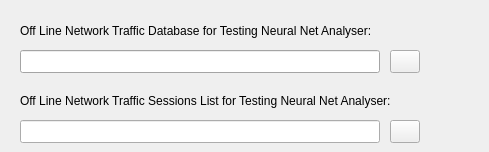
   <widget class="QWidget" name="widget">
    <property name="name" stdset="0">
     <cstring>tab</cstring>
    </property>
    <attribute name="title">
     <string>Test Data</string>
    </attribute>
    <widget class="QLabel" name="label">
     <property name="geometry">
      <rect>
       <x>20</x>
       <y>20</y>
       <width>440</width>
       <height>21</height>
      </rect>
     </property>
     <property name="text">
      <string>Off Line Network Traffic Database for Testing Neural Net Analyser:</string>
     </property>
     <property name="name" stdset="0">
      <cstring>lblTestFile</cstring>
     </property>
    </widget>
    <widget class="QLabel" name="label">
     <property name="geometry">
      <rect>
       <x>20</x>
       <y>90</y>
       <width>460</width>
       <height>21</height>
      </rect>
     </property>
     <property name="text">
      <string>Off Line Network Traffic Sessions List for Testing Neural Net Analyser:</string>
     </property>
     <property name="name" stdset="0">
      <cstring>lblTestSessionFile</cstring>
     </property>
    </widget>
    <widget class="QToolButton" name="toolButton">
     <property name="geometry">
      <rect>
       <x>390</x>
       <y>50</y>
       <width>30</width>
       <height>23</height>
      </rect>
     </property>
     <property name="focusPolicy">
      <enum>Qt::TabFocus</enum>
     </property>
     <property name="text">
      <string/>
     </property>
     <property name="name" stdset="0">
      <cstring>btmOpenTestFile</cstring>
     </property>
     <property name="iconSet" stdset="0">
      <iconset>
       <normaloff>FileOpen_Small.png</normaloff>FileOpen_Small.png</iconset>
     </property>
    </widget>
    <widget class="QToolButton" name="toolButton">
     <property name="geometry">
      <rect>
       <x>390</x>
       <y>120</y>
       <width>30</width>
       <height>23</height>
      </rect>
     </property>
     <property name="focusPolicy">
      <enum>Qt::TabFocus</enum>
     </property>
     <property name="text">
      <string/>
     </property>
     <property name="name" stdset="0">
      <cstring>btmOpenTestSessionFile</cstring>
     </property>
     <property name="iconSet" stdset="0">
      <iconset>
       <normaloff>FileOpen_Small.png</normaloff>FileOpen_Small.png</iconset>
     </property>
    </widget>
    <widget class="QLineEdit" name="lineEdit">
     <property name="geometry">
      <rect>
       <x>20</x>
       <y>50</y>
       <width>360</width>
       <height>23</height>
      </rect>
     </property>
     <property name="palette">
      <palette>
       <active>
        <colorrole role="WindowText">
         <brush brushstyle="SolidPattern">
          <color alpha="255">
           <red>0</red>
           <green>0</green>
           <blue>0</blue>
          </color>
         </brush>
        </colorrole>
        <colorrole role="Button">
         <brush brushstyle="SolidPattern">
          <color alpha="255">
           <red>0</red>
           <green>0</green>
           <blue>0</blue>
          </color>
         </brush>
        </colorrole>
        <colorrole role="Light">
         <brush brushstyle="SolidPattern">
          <color alpha="255">
           <red>0</red>
           <green>0</green>
           <blue>0</blue>
          </color>
         </brush>
        </colorrole>
        <colorrole role="Midlight">
         <brush brushstyle="SolidPattern">
          <color alpha="255">
           <red>0</red>
           <green>0</green>
           <blue>0</blue>
          </color>
         </brush>
        </colorrole>
        <colorrole role="Dark">
         <brush brushstyle="SolidPattern">
          <color alpha="255">
           <red>0</red>
           <green>0</green>
           <blue>0</blue>
          </color>
         </brush>
        </colorrole>
        <colorrole role="Mid">
         <brush brushstyle="SolidPattern">
          <color alpha="255">
           <red>0</red>
           <green>0</green>
           <blue>0</blue>
          </color>
         </brush>
        </colorrole>
        <colorrole role="Text">
         <brush brushstyle="SolidPattern">
          <color alpha="255">
           <red>0</red>
           <green>0</green>
           <blue>0</blue>
          </color>
         </brush>
        </colorrole>
        <colorrole role="BrightText">
         <brush brushstyle="SolidPattern">
          <color alpha="255">
           <red>255</red>
           <green>255</green>
           <blue>255</blue>
          </color>
         </brush>
        </colorrole>
        <colorrole role="ButtonText">
         <brush brushstyle="SolidPattern">
          <color alpha="255">
           <red>0</red>
           <green>0</green>
           <blue>0</blue>
          </color>
         </brush>
        </colorrole>
        <colorrole role="Base">
         <brush brushstyle="SolidPattern">
          <color alpha="255">
           <red>255</red>
           <green>255</green>
           <blue>255</blue>
          </color>
         </brush>
        </colorrole>
        <colorrole role="Window">
         <brush brushstyle="SolidPattern">
          <color alpha="255">
           <red>230</red>
           <green>230</green>
           <blue>230</blue>
          </color>
         </brush>
        </colorrole>
        <colorrole role="Shadow">
         <brush brushstyle="SolidPattern">
          <color alpha="255">
           <red>0</red>
           <green>0</green>
           <blue>0</blue>
          </color>
         </brush>
        </colorrole>
        <colorrole role="Highlight">
         <brush brushstyle="SolidPattern">
          <color alpha="255">
           <red>0</red>
           <green>0</green>
           <blue>128</blue>
          </color>
         </brush>
        </colorrole>
        <colorrole role="HighlightedText">
         <brush brushstyle="SolidPattern">
          <color alpha="255">
           <red>255</red>
           <green>255</green>
           <blue>255</blue>
          </color>
         </brush>
        </colorrole>
        <colorrole role="Link">
         <brush brushstyle="SolidPattern">
          <color alpha="255">
           <red>0</red>
           <green>0</green>
           <blue>0</blue>
          </color>
         </brush>
        </colorrole>
        <colorrole role="LinkVisited">
         <brush brushstyle="SolidPattern">
          <color alpha="255">
           <red>0</red>
           <green>0</green>
           <blue>0</blue>
          </color>
         </brush>
        </colorrole>
       </active>
       <inactive>
        <colorrole role="WindowText">
         <brush brushstyle="SolidPattern">
          <color alpha="255">
           <red>0</red>
           <green>0</green>
           <blue>0</blue>
          </color>
         </brush>
        </colorrole>
        <colorrole role="Button">
         <brush brushstyle="SolidPattern">
          <color alpha="255">
           <red>0</red>
           <green>0</green>
           <blue>0</blue>
          </color>
         </brush>
        </colorrole>
        <colorrole role="Light">
         <brush brushstyle="SolidPattern">
          <color alpha="255">
           <red>0</red>
           <green>0</green>
           <blue>0</blue>
          </color>
         </brush>
        </colorrole>
        <colorrole role="Midlight">
         <brush brushstyle="SolidPattern">
          <color alpha="255">
           <red>0</red>
           <green>0</green>
           <blue>0</blue>
          </color>
         </brush>
        </colorrole>
        <colorrole role="Dark">
         <brush brushstyle="SolidPattern">
          <color alpha="255">
           <red>0</red>
           <green>0</green>
           <blue>0</blue>
          </color>
         </brush>
        </colorrole>
        <colorrole role="Mid">
         <brush brushstyle="SolidPattern">
          <color alpha="255">
           <red>0</red>
           <green>0</green>
           <blue>0</blue>
          </color>
         </brush>
        </colorrole>
        <colorrole role="Text">
         <brush brushstyle="SolidPattern">
          <color alpha="255">
           <red>0</red>
           <green>0</green>
           <blue>0</blue>
          </color>
         </brush>
        </colorrole>
        <colorrole role="BrightText">
         <brush brushstyle="SolidPattern">
          <color alpha="255">
           <red>255</red>
           <green>255</green>
           <blue>255</blue>
          </color>
         </brush>
        </colorrole>
        <colorrole role="ButtonText">
         <brush brushstyle="SolidPattern">
          <color alpha="255">
           <red>0</red>
           <green>0</green>
           <blue>0</blue>
          </color>
         </brush>
        </colorrole>
        <colorrole role="Base">
         <brush brushstyle="SolidPattern">
          <color alpha="255">
           <red>255</red>
           <green>255</green>
           <blue>255</blue>
          </color>
         </brush>
        </colorrole>
        <colorrole role="Window">
         <brush brushstyle="SolidPattern">
          <color alpha="255">
           <red>230</red>
           <green>230</green>
           <blue>230</blue>
          </color>
         </brush>
        </colorrole>
        <colorrole role="Shadow">
         <brush brushstyle="SolidPattern">
          <color alpha="255">
           <red>0</red>
           <green>0</green>
           <blue>0</blue>
          </color>
         </brush>
        </colorrole>
        <colorrole role="Highlight">
         <brush brushstyle="SolidPattern">
          <color alpha="255">
           <red>0</red>
           <green>0</green>
           <blue>128</blue>
          </color>
         </brush>
        </colorrole>
        <colorrole role="HighlightedText">
         <brush brushstyle="SolidPattern">
          <color alpha="255">
           <red>255</red>
           <green>255</green>
           <blue>255</blue>
          </color>
         </brush>
        </colorrole>
        <colorrole role="Link">
         <brush brushstyle="SolidPattern">
          <color alpha="255">
           <red>0</red>
           <green>0</green>
           <blue>192</blue>
          </color>
         </brush>
        </colorrole>
        <colorrole role="LinkVisited">
         <brush brushstyle="SolidPattern">
          <color alpha="255">
           <red>128</red>
           <green>0</green>
           <blue>128</blue>
          </color>
         </brush>
        </colorrole>
       </inactive>
       <disabled>
        <colorrole role="WindowText">
         <brush brushstyle="SolidPattern">
          <color alpha="255">
           <red>128</red>
           <green>128</green>
           <blue>128</blue>
          </color>
         </brush>
        </colorrole>
        <colorrole role="Button">
         <brush brushstyle="SolidPattern">
          <color alpha="255">
           <red>0</red>
           <green>0</green>
           <blue>0</blue>
          </color>
         </brush>
        </colorrole>
        <colorrole role="Light">
         <brush brushstyle="SolidPattern">
          <color alpha="255">
           <red>0</red>
           <green>0</green>
           <blue>0</blue>
          </color>
         </brush>
        </colorrole>
        <colorrole role="Midlight">
         <brush brushstyle="SolidPattern">
          <color alpha="255">
           <red>0</red>
           <green>0</green>
           <blue>0</blue>
          </color>
         </brush>
        </colorrole>
        <colorrole role="Dark">
         <brush brushstyle="SolidPattern">
          <color alpha="255">
           <red>0</red>
           <green>0</green>
           <blue>0</blue>
          </color>
         </brush>
        </colorrole>
        <colorrole role="Mid">
         <brush brushstyle="SolidPattern">
          <color alpha="255">
           <red>0</red>
           <green>0</green>
           <blue>0</blue>
          </color>
         </brush>
        </colorrole>
        <colorrole role="Text">
         <brush brushstyle="SolidPattern">
          <color alpha="255">
           <red>128</red>
           <green>128</green>
           <blue>128</blue>
          </color>
         </brush>
        </colorrole>
        <colorrole role="BrightText">
         <brush brushstyle="SolidPattern">
          <color alpha="255">
           <red>255</red>
           <green>255</green>
           <blue>255</blue>
          </color>
         </brush>
        </colorrole>
        <colorrole role="ButtonText">
         <brush brushstyle="SolidPattern">
          <color alpha="255">
           <red>128</red>
           <green>128</green>
           <blue>128</blue>
          </color>
         </brush>
        </colorrole>
        <colorrole role="Base">
         <brush brushstyle="SolidPattern">
          <color alpha="255">
           <red>255</red>
           <green>255</green>
           <blue>255</blue>
          </color>
         </brush>
        </colorrole>
        <colorrole role="Window">
         <brush brushstyle="SolidPattern">
          <color alpha="255">
           <red>230</red>
           <green>230</green>
           <blue>230</blue>
          </color>
         </brush>
        </colorrole>
        <colorrole role="Shadow">
         <brush brushstyle="SolidPattern">
          <color alpha="255">
           <red>0</red>
           <green>0</green>
           <blue>0</blue>
          </color>
         </brush>
        </colorrole>
        <colorrole role="Highlight">
         <brush brushstyle="SolidPattern">
          <color alpha="255">
           <red>0</red>
           <green>0</green>
           <blue>128</blue>
          </color>
         </brush>
        </colorrole>
        <colorrole role="HighlightedText">
         <brush brushstyle="SolidPattern">
          <color alpha="255">
           <red>255</red>
           <green>255</green>
           <blue>255</blue>
          </color>
         </brush>
        </colorrole>
        <colorrole role="Link">
         <brush brushstyle="SolidPattern">
          <color alpha="255">
           <red>0</red>
           <green>0</green>
           <blue>192</blue>
          </color>
         </brush>
        </colorrole>
        <colorrole role="LinkVisited">
         <brush brushstyle="SolidPattern">
          <color alpha="255">
           <red>128</red>
           <green>0</green>
           <blue>128</blue>
          </color>
         </brush>
        </colorrole>
       </disabled>
      </palette>
     </property>
     <property name="name" stdset="0">
      <cstring>txtTestFile</cstring>
     </property>
    </widget>
    <widget class="QLineEdit" name="lineEdit">
     <property name="geometry">
      <rect>
       <x>20</x>
       <y>120</y>
       <width>360</width>
       <height>23</height>
      </rect>
     </property>
     <property name="palette">
      <palette>
       <active>
        <colorrole role="WindowText">
         <brush brushstyle="SolidPattern">
          <color alpha="255">
           <red>0</red>
           <green>0</green>
           <blue>0</blue>
          </color>
         </brush>
        </colorrole>
        <colorrole role="Button">
         <brush brushstyle="SolidPattern">
          <color alpha="255">
           <red>0</red>
           <green>0</green>
           <blue>0</blue>
          </color>
         </brush>
        </colorrole>
        <colorrole role="Light">
         <brush brushstyle="SolidPattern">
          <color alpha="255">
           <red>0</red>
           <green>0</green>
           <blue>0</blue>
          </color>
         </brush>
        </colorrole>
        <colorrole role="Midlight">
         <brush brushstyle="SolidPattern">
          <color alpha="255">
           <red>0</red>
           <green>0</green>
           <blue>0</blue>
          </color>
         </brush>
        </colorrole>
        <colorrole role="Dark">
         <brush brushstyle="SolidPattern">
          <color alpha="255">
           <red>0</red>
           <green>0</green>
           <blue>0</blue>
          </color>
         </brush>
        </colorrole>
        <colorrole role="Mid">
         <brush brushstyle="SolidPattern">
          <color alpha="255">
           <red>0</red>
           <green>0</green>
           <blue>0</blue>
          </color>
         </brush>
        </colorrole>
        <colorrole role="Text">
         <brush brushstyle="SolidPattern">
          <color alpha="255">
           <red>0</red>
           <green>0</green>
           <blue>0</blue>
          </color>
         </brush>
        </colorrole>
        <colorrole role="BrightText">
         <brush brushstyle="SolidPattern">
          <color alpha="255">
           <red>255</red>
           <green>255</green>
           <blue>255</blue>
          </color>
         </brush>
        </colorrole>
        <colorrole role="ButtonText">
         <brush brushstyle="SolidPattern">
          <color alpha="255">
           <red>0</red>
           <green>0</green>
           <blue>0</blue>
          </color>
         </brush>
        </colorrole>
        <colorrole role="Base">
         <brush brushstyle="SolidPattern">
          <color alpha="255">
           <red>255</red>
           <green>255</green>
           <blue>255</blue>
          </color>
         </brush>
        </colorrole>
        <colorrole role="Window">
         <brush brushstyle="SolidPattern">
          <color alpha="255">
           <red>241</red>
           <green>241</green>
           <blue>241</blue>
          </color>
         </brush>
        </colorrole>
        <colorrole role="Shadow">
         <brush brushstyle="SolidPattern">
          <color alpha="255">
           <red>0</red>
           <green>0</green>
           <blue>0</blue>
          </color>
         </brush>
        </colorrole>
        <colorrole role="Highlight">
         <brush brushstyle="SolidPattern">
          <color alpha="255">
           <red>0</red>
           <green>0</green>
           <blue>128</blue>
          </color>
         </brush>
        </colorrole>
        <colorrole role="HighlightedText">
         <brush brushstyle="SolidPattern">
          <color alpha="255">
           <red>255</red>
           <green>255</green>
           <blue>255</blue>
          </color>
         </brush>
        </colorrole>
        <colorrole role="Link">
         <brush brushstyle="SolidPattern">
          <color alpha="255">
           <red>0</red>
           <green>0</green>
           <blue>0</blue>
          </color>
         </brush>
        </colorrole>
        <colorrole role="LinkVisited">
         <brush brushstyle="SolidPattern">
          <color alpha="255">
           <red>0</red>
           <green>0</green>
           <blue>0</blue>
          </color>
         </brush>
        </colorrole>
       </active>
       <inactive>
        <colorrole role="WindowText">
         <brush brushstyle="SolidPattern">
          <color alpha="255">
           <red>0</red>
           <green>0</green>
           <blue>0</blue>
          </color>
         </brush>
        </colorrole>
        <colorrole role="Button">
         <brush brushstyle="SolidPattern">
          <color alpha="255">
           <red>0</red>
           <green>0</green>
           <blue>0</blue>
          </color>
         </brush>
        </colorrole>
        <colorrole role="Light">
         <brush brushstyle="SolidPattern">
          <color alpha="255">
           <red>0</red>
           <green>0</green>
           <blue>0</blue>
          </color>
         </brush>
        </colorrole>
        <colorrole role="Midlight">
         <brush brushstyle="SolidPattern">
          <color alpha="255">
           <red>0</red>
           <green>0</green>
           <blue>0</blue>
          </color>
         </brush>
        </colorrole>
        <colorrole role="Dark">
         <brush brushstyle="SolidPattern">
          <color alpha="255">
           <red>0</red>
           <green>0</green>
           <blue>0</blue>
          </color>
         </brush>
        </colorrole>
        <colorrole role="Mid">
         <brush brushstyle="SolidPattern">
          <color alpha="255">
           <red>0</red>
           <green>0</green>
           <blue>0</blue>
          </color>
         </brush>
        </colorrole>
        <colorrole role="Text">
         <brush brushstyle="SolidPattern">
          <color alpha="255">
           <red>0</red>
           <green>0</green>
           <blue>0</blue>
          </color>
         </brush>
        </colorrole>
        <colorrole role="BrightText">
         <brush brushstyle="SolidPattern">
          <color alpha="255">
           <red>255</red>
           <green>255</green>
           <blue>255</blue>
          </color>
         </brush>
        </colorrole>
        <colorrole role="ButtonText">
         <brush brushstyle="SolidPattern">
          <color alpha="255">
           <red>0</red>
           <green>0</green>
           <blue>0</blue>
          </color>
         </brush>
        </colorrole>
        <colorrole role="Base">
         <brush brushstyle="SolidPattern">
          <color alpha="255">
           <red>255</red>
           <green>255</green>
           <blue>255</blue>
          </color>
         </brush>
        </colorrole>
        <colorrole role="Window">
         <brush brushstyle="SolidPattern">
          <color alpha="255">
           <red>241</red>
           <green>241</green>
           <blue>241</blue>
          </color>
         </brush>
        </colorrole>
        <colorrole role="Shadow">
         <brush brushstyle="SolidPattern">
          <color alpha="255">
           <red>0</red>
           <green>0</green>
           <blue>0</blue>
          </color>
         </brush>
        </colorrole>
        <colorrole role="Highlight">
         <brush brushstyle="SolidPattern">
          <color alpha="255">
           <red>0</red>
           <green>0</green>
           <blue>128</blue>
          </color>
         </brush>
        </colorrole>
        <colorrole role="HighlightedText">
         <brush brushstyle="SolidPattern">
          <color alpha="255">
           <red>255</red>
           <green>255</green>
           <blue>255</blue>
          </color>
         </brush>
        </colorrole>
        <colorrole role="Link">
         <brush brushstyle="SolidPattern">
          <color alpha="255">
           <red>0</red>
           <green>0</green>
           <blue>192</blue>
          </color>
         </brush>
        </colorrole>
        <colorrole role="LinkVisited">
         <brush brushstyle="SolidPattern">
          <color alpha="255">
           <red>128</red>
           <green>0</green>
           <blue>128</blue>
          </color>
         </brush>
        </colorrole>
       </inactive>
       <disabled>
        <colorrole role="WindowText">
         <brush brushstyle="SolidPattern">
          <color alpha="255">
           <red>128</red>
           <green>128</green>
           <blue>128</blue>
          </color>
         </brush>
        </colorrole>
        <colorrole role="Button">
         <brush brushstyle="SolidPattern">
          <color alpha="255">
           <red>0</red>
           <green>0</green>
           <blue>0</blue>
          </color>
         </brush>
        </colorrole>
        <colorrole role="Light">
         <brush brushstyle="SolidPattern">
          <color alpha="255">
           <red>0</red>
           <green>0</green>
           <blue>0</blue>
          </color>
         </brush>
        </colorrole>
        <colorrole role="Midlight">
         <brush brushstyle="SolidPattern">
          <color alpha="255">
           <red>0</red>
           <green>0</green>
           <blue>0</blue>
          </color>
         </brush>
        </colorrole>
        <colorrole role="Dark">
         <brush brushstyle="SolidPattern">
          <color alpha="255">
           <red>0</red>
           <green>0</green>
           <blue>0</blue>
          </color>
         </brush>
        </colorrole>
        <colorrole role="Mid">
         <brush brushstyle="SolidPattern">
          <color alpha="255">
           <red>0</red>
           <green>0</green>
           <blue>0</blue>
          </color>
         </brush>
        </colorrole>
        <colorrole role="Text">
         <brush brushstyle="SolidPattern">
          <color alpha="255">
           <red>128</red>
           <green>128</green>
           <blue>128</blue>
          </color>
         </brush>
        </colorrole>
        <colorrole role="BrightText">
         <brush brushstyle="SolidPattern">
          <color alpha="255">
           <red>255</red>
           <green>255</green>
           <blue>255</blue>
          </color>
         </brush>
        </colorrole>
        <colorrole role="ButtonText">
         <brush brushstyle="SolidPattern">
          <color alpha="255">
           <red>128</red>
           <green>128</green>
           <blue>128</blue>
          </color>
         </brush>
        </colorrole>
        <colorrole role="Base">
         <brush brushstyle="SolidPattern">
          <color alpha="255">
           <red>255</red>
           <green>255</green>
           <blue>255</blue>
          </color>
         </brush>
        </colorrole>
        <colorrole role="Window">
         <brush brushstyle="SolidPattern">
          <color alpha="255">
           <red>241</red>
           <green>241</green>
           <blue>241</blue>
          </color>
         </brush>
        </colorrole>
        <colorrole role="Shadow">
         <brush brushstyle="SolidPattern">
          <color alpha="255">
           <red>0</red>
           <green>0</green>
           <blue>0</blue>
          </color>
         </brush>
        </colorrole>
        <colorrole role="Highlight">
         <brush brushstyle="SolidPattern">
          <color alpha="255">
           <red>0</red>
           <green>0</green>
           <blue>128</blue>
          </color>
         </brush>
        </colorrole>
        <colorrole role="HighlightedText">
         <brush brushstyle="SolidPattern">
          <color alpha="255">
           <red>255</red>
           <green>255</green>
           <blue>255</blue>
          </color>
         </brush>
        </colorrole>
        <colorrole role="Link">
         <brush brushstyle="SolidPattern">
          <color alpha="255">
           <red>0</red>
           <green>0</green>
           <blue>192</blue>
          </color>
         </brush>
        </colorrole>
        <colorrole role="LinkVisited">
         <brush brushstyle="SolidPattern">
          <color alpha="255">
           <red>128</red>
           <green>0</green>
           <blue>128</blue>
          </color>
         </brush>
        </colorrole>
       </disabled>
      </palette>
     </property>
     <property name="name" stdset="0">
      <cstring>txtTestSessionFile</cstring>
     </property>
    </widget>
   </widget>
